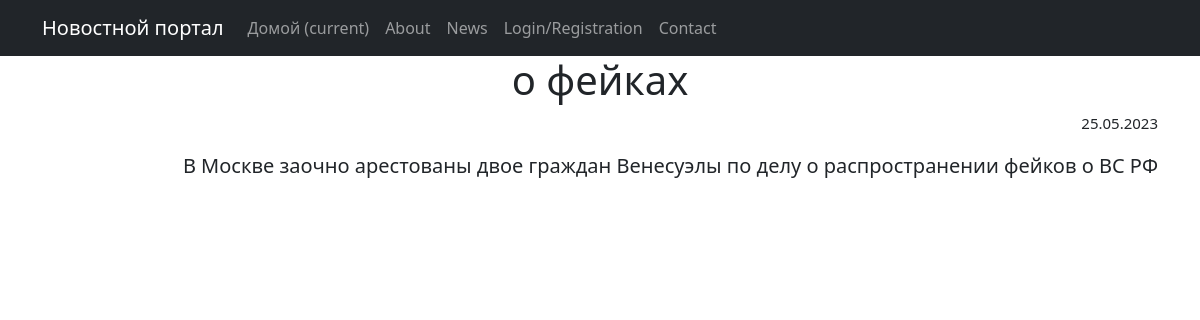
Screenshot of /news/1 with the database file from the repository.
### news/models.py (models this page shows, shortened)
class Post(models.Model):
    news = 'news'
    articles = 'articles'
    CHOICES = [
        (news, 'Новости'),
        (articles, 'Статьи')]
    author = models.ForeignKey(Author, on_delete=models.PROTECT)
    title = models.CharField(max_length=100)
    text = models.TextField()
    choice = models.CharField(max_length=10, choices=CHOICES, default=articles)
    posting_time = models.DateTimeField(null=True)
    category = models.ManyToManyField(Category, through='PostCategory')
    post_rating = models.IntegerField(default=0)
    @property
    def rating_post(self):  # Определяем рейтинг  публикации
        return self.post_rating

### news/views.py (the view)
# urls.py: path('<int:pk>', PostDetail.as_view(), name='post_detail'),
class PostDetail(DetailView):
    model = Post
    template_name = 'post.html'
    context_object_name = 'post'

### news/templatetags/custom_filters.py (called while the page is built)
@register.filter()
def censor(value):
    for word in CENSOR_WORDS:
        value = value.replace(word[1:], '*' * len(word[1:]))
    return value

### templates/post.html (shortened to what this page needs)
{% extends 'flatpages/default.html' %}
{% load custom_filters %}
{% block content %}
    <h1>{{post.title|censor}}</h1>
    <p style="font-size: 15px;" align="right">{{ post.posting_time|date:'d.m.Y' }}</p>
    <div style="font-size: 20px" align="right">{{ post.text|censor }}</div>
{% endblock content %}

### rows the page displays
Post: title|censor "о фейках", posting_time "25.05.2023", text|censor "В Москве заочно арестованы двое граждан Венесуэлы по делу о распространении фейков о ВС РФ"
